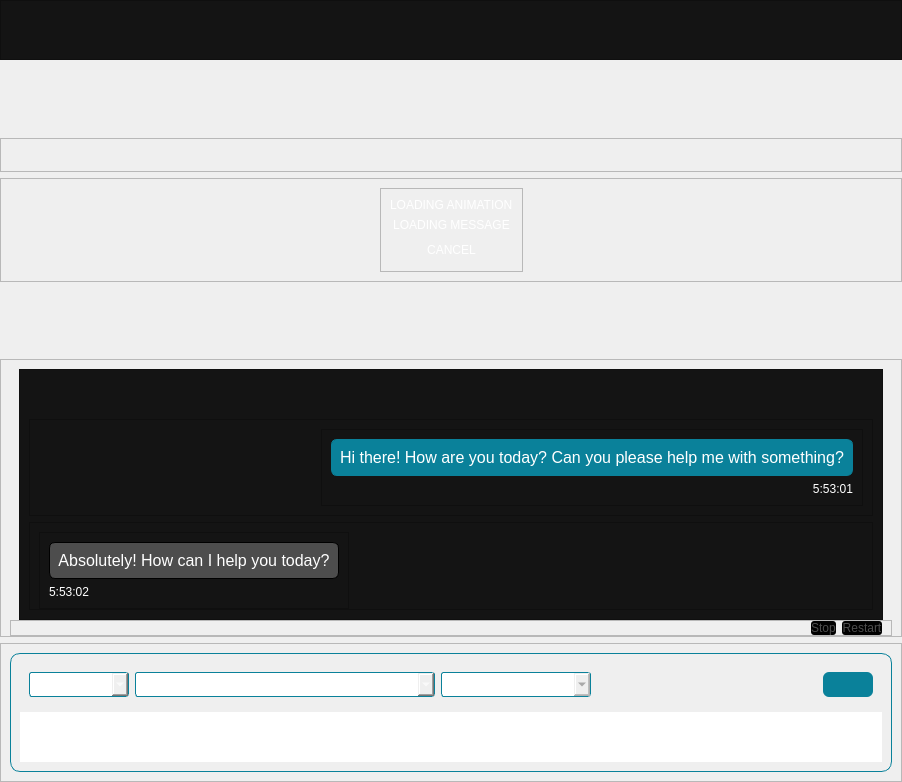
<?xml version="1.0" encoding="UTF-8"?>
<ui version="4.0">
 <class>Widget</class>
 <widget class="QWidget" name="Widget">
  <property name="geometry">
   <rect>
    <x>0</x>
    <y>0</y>
    <width>902</width>
    <height>782</height>
   </rect>
  </property>
  <property name="sizePolicy">
   <sizepolicy hsizetype="Preferred" vsizetype="Fixed">
    <horstretch>0</horstretch>
    <verstretch>0</verstretch>
   </sizepolicy>
  </property>
  <property name="minimumSize">
   <size>
    <width>750</width>
    <height>750</height>
   </size>
  </property>
  <property name="windowTitle">
   <string>Widget</string>
  </property>
  <property name="autoFillBackground">
   <bool>true</bool>
  </property>
  <property name="styleSheet">
   <string notr="true">color: rgb(0, 0, 0);</string>
  </property>
  <layout class="QVBoxLayout" name="mainLayout">
   <property name="leftMargin">
    <number>0</number>
   </property>
   <property name="topMargin">
    <number>0</number>
   </property>
   <property name="rightMargin">
    <number>0</number>
   </property>
   <property name="bottomMargin">
    <number>0</number>
   </property>
   <item>
    <widget class="QFrame" name="banner">
     <property name="minimumSize">
      <size>
       <width>0</width>
       <height>60</height>
      </size>
     </property>
     <property name="styleSheet">
      <string notr="true">background-color: rgb(20, 20, 20);</string>
     </property>
     <property name="frameShape">
      <enum>QFrame::StyledPanel</enum>
     </property>
     <property name="frameShadow">
      <enum>QFrame::Raised</enum>
     </property>
     <layout class="QHBoxLayout" name="horizontalLayout">
      <property name="leftMargin">
       <number>9</number>
      </property>
      <property name="topMargin">
       <number>9</number>
      </property>
      <property name="rightMargin">
       <number>0</number>
      </property>
      <property name="bottomMargin">
       <number>9</number>
      </property>
      <item>
       <widget class="QLabel" name="bannerImg">
        <property name="minimumSize">
         <size>
          <width>0</width>
          <height>0</height>
         </size>
        </property>
        <property name="maximumSize">
         <size>
          <width>164</width>
          <height>40</height>
         </size>
        </property>
        <property name="styleSheet">
         <string notr="true"/>
        </property>
        <property name="text">
         <string/>
        </property>
        <property name="pixmap">
         <pixmap resource="resource.qrc">:/img/banner.PNG</pixmap>
        </property>
        <property name="scaledContents">
         <bool>true</bool>
        </property>
       </widget>
      </item>
      <item>
       <spacer name="horizontalSpacer_2">
        <property name="orientation">
         <enum>Qt::Horizontal</enum>
        </property>
        <property name="sizeHint" stdset="0">
         <size>
          <width>40</width>
          <height>20</height>
         </size>
        </property>
       </spacer>
      </item>
     </layout>
    </widget>
   </item>
   <item>
    <spacer name="welcomeSpacerTop">
     <property name="orientation">
      <enum>Qt::Vertical</enum>
     </property>
     <property name="sizeType">
      <enum>QSizePolicy::Expanding</enum>
     </property>
     <property name="sizeHint" stdset="0">
      <size>
       <width>20</width>
       <height>40</height>
      </size>
     </property>
    </spacer>
   </item>
   <item>
    <widget class="QFrame" name="welcome">
     <property name="frameShape">
      <enum>QFrame::StyledPanel</enum>
     </property>
     <property name="frameShadow">
      <enum>QFrame::Raised</enum>
     </property>
     <layout class="QHBoxLayout" name="horizontalLayout_3">
      <item>
       <widget class="QLabel" name="welcomeImg">
        <property name="sizePolicy">
         <sizepolicy hsizetype="Maximum" vsizetype="Maximum">
          <horstretch>0</horstretch>
          <verstretch>0</verstretch>
         </sizepolicy>
        </property>
        <property name="maximumSize">
         <size>
          <width>417</width>
          <height>150</height>
         </size>
        </property>
        <property name="text">
         <string/>
        </property>
        <property name="pixmap">
         <pixmap resource="resource.qrc">:/img/welcome.png</pixmap>
        </property>
        <property name="scaledContents">
         <bool>true</bool>
        </property>
        <property name="alignment">
         <set>Qt::AlignCenter</set>
        </property>
       </widget>
      </item>
     </layout>
    </widget>
   </item>
   <item>
    <widget class="QFrame" name="loading">
     <property name="styleSheet">
      <string notr="true">color: rgb(255, 255, 255);</string>
     </property>
     <property name="frameShape">
      <enum>QFrame::StyledPanel</enum>
     </property>
     <property name="frameShadow">
      <enum>QFrame::Raised</enum>
     </property>
     <layout class="QHBoxLayout" name="horizontalLayout_6">
      <item>
       <spacer name="horizontalSpacer_5">
        <property name="orientation">
         <enum>Qt::Horizontal</enum>
        </property>
        <property name="sizeHint" stdset="0">
         <size>
          <width>40</width>
          <height>20</height>
         </size>
        </property>
       </spacer>
      </item>
      <item>
       <widget class="QFrame" name="frame_4">
        <property name="frameShape">
         <enum>QFrame::StyledPanel</enum>
        </property>
        <property name="frameShadow">
         <enum>QFrame::Raised</enum>
        </property>
        <layout class="QVBoxLayout" name="verticalLayout_3">
         <item>
          <widget class="QLabel" name="loadingGif">
           <property name="text">
            <string>LOADING ANIMATION</string>
           </property>
          </widget>
         </item>
         <item>
          <widget class="QLabel" name="loadingLabel">
           <property name="text">
            <string>LOADING MESSAGE</string>
           </property>
           <property name="alignment">
            <set>Qt::AlignCenter</set>
           </property>
          </widget>
         </item>
         <item>
          <widget class="QPushButton" name="cancel">
           <property name="minimumSize">
            <size>
             <width>0</width>
             <height>24</height>
            </size>
           </property>
           <property name="styleSheet">
            <string notr="true">QPushButton {
    border-radius: 3px;
}

QPushButton:hover {
    border-radius: 3px;
    font-weight: bold;
}
</string>
           </property>
           <property name="text">
            <string>CANCEL</string>
           </property>
          </widget>
         </item>
        </layout>
       </widget>
      </item>
      <item>
       <spacer name="horizontalSpacer_6">
        <property name="orientation">
         <enum>Qt::Horizontal</enum>
        </property>
        <property name="sizeHint" stdset="0">
         <size>
          <width>40</width>
          <height>20</height>
         </size>
        </property>
       </spacer>
      </item>
     </layout>
    </widget>
   </item>
   <item>
    <spacer name="welcomeSpacerBottom">
     <property name="orientation">
      <enum>Qt::Vertical</enum>
     </property>
     <property name="sizeHint" stdset="0">
      <size>
       <width>20</width>
       <height>40</height>
      </size>
     </property>
    </spacer>
   </item>
   <item>
    <widget class="QFrame" name="chat">
     <property name="minimumSize">
      <size>
       <width>0</width>
       <height>0</height>
      </size>
     </property>
     <property name="frameShape">
      <enum>QFrame::StyledPanel</enum>
     </property>
     <property name="frameShadow">
      <enum>QFrame::Raised</enum>
     </property>
     <layout class="QVBoxLayout" name="verticalLayout_5">
      <property name="spacing">
       <number>0</number>
      </property>
      <property name="bottomMargin">
       <number>0</number>
      </property>
      <item>
       <widget class="QScrollArea" name="scrollArea">
        <property name="styleSheet">
         <string notr="true">QScrollBar:vertical {
            border: none;
            background: #000000;
            width: 5px;
            margin: 0px 0px 0px 0px;
        }
        QScrollBar::handle:vertical {
            background: #555;
            min-height: 20px;
            border-radius: 2px;
        }
        QScrollBar::handle:vertical:hover {
            background: #0A819A;
        }
        QScrollBar::add-line:vertical, QScrollBar::sub-line:vertical {
            border: none;
            background: none;
        }
        QScrollBar::add-page:vertical, QScrollBar::sub-page:vertical {
            background: none;
        }</string>
        </property>
        <property name="frameShape">
         <enum>QFrame::NoFrame</enum>
        </property>
        <property name="widgetResizable">
         <bool>true</bool>
        </property>
        <widget class="QWidget" name="scrollAreaWidgetContents">
         <property name="geometry">
          <rect>
           <x>0</x>
           <y>0</y>
           <width>882</width>
           <height>230</height>
          </rect>
         </property>
         <layout class="QVBoxLayout" name="verticalLayout_6">
          <property name="topMargin">
           <number>0</number>
          </property>
          <property name="bottomMargin">
           <number>0</number>
          </property>
          <item>
           <widget class="QFrame" name="board">
            <property name="enabled">
             <bool>true</bool>
            </property>
            <property name="styleSheet">
             <string notr="true">background-color: rgb(20, 20, 20);</string>
            </property>
            <property name="frameShape">
             <enum>QFrame::StyledPanel</enum>
            </property>
            <property name="frameShadow">
             <enum>QFrame::Raised</enum>
            </property>
            <layout class="QVBoxLayout" name="boardLayout">
             <property name="bottomMargin">
              <number>9</number>
             </property>
             <item>
              <spacer name="verticalSpacer">
               <property name="orientation">
                <enum>Qt::Vertical</enum>
               </property>
               <property name="sizeHint" stdset="0">
                <size>
                 <width>20</width>
                 <height>40</height>
                </size>
               </property>
              </spacer>
             </item>
             <item>
              <widget class="QFrame" name="sampleCard_1">
               <property name="frameShape">
                <enum>QFrame::StyledPanel</enum>
               </property>
               <property name="frameShadow">
                <enum>QFrame::Raised</enum>
               </property>
               <layout class="QHBoxLayout" name="horizontalLayout_4">
                <item>
                 <spacer name="horizontalSpacer_3">
                  <property name="orientation">
                   <enum>Qt::Horizontal</enum>
                  </property>
                  <property name="sizeHint" stdset="0">
                   <size>
                    <width>40</width>
                    <height>20</height>
                   </size>
                  </property>
                 </spacer>
                </item>
                <item>
                 <widget class="QFrame" name="frame_6">
                  <property name="frameShape">
                   <enum>QFrame::StyledPanel</enum>
                  </property>
                  <property name="frameShadow">
                   <enum>QFrame::Raised</enum>
                  </property>
                  <layout class="QVBoxLayout" name="verticalLayout_7">
                   <item>
                    <widget class="QPushButton" name="pushButton_2">
                     <property name="minimumSize">
                      <size>
                       <width>0</width>
                       <height>0</height>
                      </size>
                     </property>
                     <property name="font">
                      <font>
                       <pointsize>12</pointsize>
                      </font>
                     </property>
                     <property name="styleSheet">
                      <string notr="true">border-radius: 6px;
border: 1px solid #0A819A;
background-color: #0A819A;
color: rgb(255, 255, 255);
padding: 8px 8px; </string>
                     </property>
                     <property name="text">
                      <string>Hi there! How are you today? Can you please help me with something?</string>
                     </property>
                    </widget>
                   </item>
                   <item>
                    <widget class="QLabel" name="label_3">
                     <property name="styleSheet">
                      <string notr="true">color: rgb(255, 255, 255);</string>
                     </property>
                     <property name="text">
                      <string>5:53:01</string>
                     </property>
                     <property name="alignment">
                      <set>Qt::AlignRight|Qt::AlignTrailing|Qt::AlignVCenter</set>
                     </property>
                    </widget>
                   </item>
                  </layout>
                 </widget>
                </item>
               </layout>
              </widget>
             </item>
             <item>
              <widget class="QFrame" name="sampleCard_2">
               <property name="frameShape">
                <enum>QFrame::StyledPanel</enum>
               </property>
               <property name="frameShadow">
                <enum>QFrame::Raised</enum>
               </property>
               <layout class="QHBoxLayout" name="horizontalLayout_5">
                <property name="bottomMargin">
                 <number>0</number>
                </property>
                <item>
                 <widget class="QFrame" name="frame_7">
                  <property name="frameShape">
                   <enum>QFrame::StyledPanel</enum>
                  </property>
                  <property name="frameShadow">
                   <enum>QFrame::Raised</enum>
                  </property>
                  <layout class="QVBoxLayout" name="verticalLayout_8">
                   <item>
                    <widget class="QPushButton" name="pushButton_4">
                     <property name="minimumSize">
                      <size>
                       <width>0</width>
                       <height>0</height>
                      </size>
                     </property>
                     <property name="font">
                      <font>
                       <pointsize>12</pointsize>
                      </font>
                     </property>
                     <property name="styleSheet">
                      <string notr="true">border-radius: 6px;
border: 1px solid rgb(0, 0, 0);
background-color:rgb(77, 77, 77);
color: rgb(255, 255, 255);
padding: 8px 8px; </string>
                     </property>
                     <property name="text">
                      <string>Absolutely! How can I help you today?</string>
                     </property>
                    </widget>
                   </item>
                   <item>
                    <widget class="QLabel" name="label_4">
                     <property name="styleSheet">
                      <string notr="true">color: rgb(255, 255, 255);</string>
                     </property>
                     <property name="text">
                      <string>5:53:02</string>
                     </property>
                     <property name="alignment">
                      <set>Qt::AlignLeading|Qt::AlignLeft|Qt::AlignVCenter</set>
                     </property>
                    </widget>
                   </item>
                  </layout>
                 </widget>
                </item>
                <item>
                 <spacer name="horizontalSpacer_4">
                  <property name="orientation">
                   <enum>Qt::Horizontal</enum>
                  </property>
                  <property name="sizeHint" stdset="0">
                   <size>
                    <width>40</width>
                    <height>20</height>
                   </size>
                  </property>
                 </spacer>
                </item>
               </layout>
              </widget>
             </item>
            </layout>
           </widget>
          </item>
         </layout>
        </widget>
       </widget>
      </item>
      <item>
       <widget class="QFrame" name="frame">
        <property name="styleSheet">
         <string notr="true"/>
        </property>
        <property name="frameShape">
         <enum>QFrame::StyledPanel</enum>
        </property>
        <property name="frameShadow">
         <enum>QFrame::Raised</enum>
        </property>
        <layout class="QHBoxLayout" name="horizontalLayout_7">
         <property name="topMargin">
          <number>0</number>
         </property>
         <property name="bottomMargin">
          <number>0</number>
         </property>
         <item>
          <spacer name="horizontalSpacer_7">
           <property name="orientation">
            <enum>Qt::Horizontal</enum>
           </property>
           <property name="sizeHint" stdset="0">
            <size>
             <width>40</width>
             <height>0</height>
            </size>
           </property>
          </spacer>
         </item>
         <item>
          <widget class="QPushButton" name="stop">
           <property name="enabled">
            <bool>true</bool>
           </property>
           <property name="maximumSize">
            <size>
             <width>16777215</width>
             <height>17</height>
            </size>
           </property>
           <property name="styleSheet">
            <string notr="true">QPushButton {
    border-radius: 3px;
    color: rgb(77, 77, 77);
    border-color: rgb(0, 0, 0); 
    background-color: rgb(0, 0, 0); 
    border-color: rgb(0, 0, 0); 
    qproperty-icon: url(&quot;:/img/stop.png&quot;);
}

QPushButton:hover {
    border-radius: 3px;
    color: rgb(255, 255, 255); 
    background-color: rgb(0, 0, 0);
    border-color: rgb(0, 0, 0); 
}
</string>
           </property>
           <property name="text">
            <string>Stop</string>
           </property>
           <property name="icon">
            <iconset resource="resource.qrc">
             <normaloff>:/img/stop.png</normaloff>:/img/stop.png</iconset>
           </property>
           <property name="iconSize">
            <size>
             <width>20</width>
             <height>11</height>
            </size>
           </property>
          </widget>
         </item>
         <item>
          <widget class="QPushButton" name="restart">
           <property name="maximumSize">
            <size>
             <width>16777215</width>
             <height>17</height>
            </size>
           </property>
           <property name="font">
            <font>
             <pointsize>9</pointsize>
            </font>
           </property>
           <property name="styleSheet">
            <string notr="true">QPushButton {
    border-radius: 3px;
    color: rgb(77, 77, 77);
    border-color: rgb(0, 0, 0); 
    background-color: rgb(0, 0, 0); 
    border-color: rgb(0, 0, 0); 
    qproperty-icon: url(&quot;:/img/refresh.png&quot;);
}

QPushButton:hover {
    border-radius: 3px;
    color: rgb(255, 255, 255); 
    background-color: rgb(0, 0, 0);
    border-color: rgb(0, 0, 0); 
}
</string>
           </property>
           <property name="text">
            <string>Restart</string>
           </property>
           <property name="icon">
            <iconset resource="resource.qrc">
             <normaloff>:/img/refresh.png</normaloff>:/img/refresh.png</iconset>
           </property>
           <property name="iconSize">
            <size>
             <width>16</width>
             <height>11</height>
            </size>
           </property>
           <property name="shortcut">
            <string/>
           </property>
           <property name="autoRepeatInterval">
            <number>98</number>
           </property>
          </widget>
         </item>
        </layout>
       </widget>
      </item>
     </layout>
    </widget>
   </item>
   <item>
    <widget class="QFrame" name="messaging">
     <property name="enabled">
      <bool>true</bool>
     </property>
     <property name="styleSheet">
      <string notr="true">QPushButton {
    border-radius: 3px;
    border: 1px solid #0A819A;
    background-color: #0A819A;
}

QPushButton:hover {
    background-color: #4AA9BD;
}

QPushButton:disabled {
    background-color: gray;
    border-color: gray;
}</string>
     </property>
     <property name="frameShape">
      <enum>QFrame::StyledPanel</enum>
     </property>
     <property name="frameShadow">
      <enum>QFrame::Raised</enum>
     </property>
     <layout class="QVBoxLayout" name="verticalLayout">
      <property name="topMargin">
       <number>9</number>
      </property>
      <item>
       <widget class="QFrame" name="frame_1">
        <property name="font">
         <font>
          <pointsize>12</pointsize>
         </font>
        </property>
        <property name="layoutDirection">
         <enum>Qt::LeftToRight</enum>
        </property>
        <property name="styleSheet">
         <string notr="true">border-radius: 10px;
border: 1px solid #0A819A;;
color: rgb(255, 255, 255);</string>
        </property>
        <property name="frameShape">
         <enum>QFrame::StyledPanel</enum>
        </property>
        <property name="frameShadow">
         <enum>QFrame::Raised</enum>
        </property>
        <layout class="QVBoxLayout" name="verticalLayout_2">
         <property name="topMargin">
          <number>0</number>
         </property>
         <item>
          <widget class="QFrame" name="frame_2">
           <property name="styleSheet">
            <string notr="true">border-radius: 0px;
border: 0px solid #0A819A;;
</string>
           </property>
           <property name="frameShape">
            <enum>QFrame::StyledPanel</enum>
           </property>
           <property name="frameShadow">
            <enum>QFrame::Raised</enum>
           </property>
           <layout class="QVBoxLayout" name="verticalLayout_4">
            <property name="leftMargin">
             <number>0</number>
            </property>
            <property name="rightMargin">
             <number>0</number>
            </property>
            <property name="bottomMargin">
             <number>0</number>
            </property>
            <item>
             <widget class="QFrame" name="frame_3">
              <property name="styleSheet">
               <string notr="true">border-radius: 1px;
border: 0px solid #0A819A;;
</string>
              </property>
              <property name="frameShape">
               <enum>QFrame::StyledPanel</enum>
              </property>
              <property name="frameShadow">
               <enum>QFrame::Raised</enum>
              </property>
              <layout class="QHBoxLayout" name="horizontalLayout_2">
               <item>
                <widget class="QComboBox" name="agent">
                 <property name="minimumSize">
                  <size>
                   <width>100</width>
                   <height>25</height>
                  </size>
                 </property>
                 <property name="font">
                  <font>
                   <pointsize>12</pointsize>
                  </font>
                 </property>
                 <property name="styleSheet">
                  <string notr="true">QComboBox {
                   border-radius: 3px;
                   border: 1px solid #0A819A;
                   color: white;
                  }
                  QComboBox:disabled {
                   color: gray;
                  }</string>
                 </property>
                </widget>
               </item>
               <item>
                <widget class="QComboBox" name="model">
                 <property name="minimumSize">
                  <size>
                   <width>300</width>
                   <height>25</height>
                  </size>
                 </property>
                 <property name="font">
                  <font>
                   <pointsize>12</pointsize>
                  </font>
                 </property>
                 <property name="styleSheet">
                  <string notr="true">QComboBox {
                   border-radius: 3px;
                   border: 1px solid #0A819A;
                   color: white;
                  }
                  QComboBox:disabled {
                   color: gray;
                  }</string>
                 </property>
                 <property name="placeholderText">
                  <string>As</string>
                 </property>
                </widget>
               </item>
               <item>
                <widget class="QComboBox" name="device">
                 <property name="enabled">
                  <bool>false</bool>
                 </property>
                 <property name="minimumSize">
                  <size>
                   <width>150</width>
                   <height>25</height>
                  </size>
                 </property>
                 <property name="font">
                  <font>
                   <pointsize>12</pointsize>
                  </font>
                 </property>
                 <property name="styleSheet">
                  <string notr="true">QComboBox {
                   border-radius: 3px;
                   border: 1px solid #0A819A;
                   color: white;
                  }
                  QComboBox:disabled {
                   color: gray;
                  }</string>
                 </property>
                 <property name="frame">
                  <bool>true</bool>
                 </property>
                </widget>
               </item>
               <item>
                <spacer name="horizontalSpacer">
                 <property name="orientation">
                  <enum>Qt::Horizontal</enum>
                 </property>
                 <property name="sizeHint" stdset="0">
                  <size>
                   <width>40</width>
                   <height>20</height>
                  </size>
                 </property>
                </spacer>
               </item>
               <item>
                <widget class="QPushButton" name="ask">
                 <property name="enabled">
                  <bool>true</bool>
                 </property>
                 <property name="minimumSize">
                  <size>
                   <width>50</width>
                   <height>25</height>
                  </size>
                 </property>
                 <property name="font">
                  <font>
                   <pointsize>12</pointsize>
                  </font>
                 </property>
                 <property name="styleSheet">
                  <string notr="true">border-radius: 6px;</string>
                 </property>
                 <property name="text">
                  <string/>
                 </property>
                 <property name="icon">
                  <iconset resource="resource.qrc">
                   <normaloff>:/img/send.png</normaloff>:/img/send.png</iconset>
                 </property>
                </widget>
               </item>
              </layout>
             </widget>
            </item>
            <item>
             <widget class="QTextEdit" name="prompt">
              <property name="enabled">
               <bool>true</bool>
              </property>
              <property name="sizePolicy">
               <sizepolicy hsizetype="Expanding" vsizetype="Maximum">
                <horstretch>0</horstretch>
                <verstretch>0</verstretch>
               </sizepolicy>
              </property>
              <property name="maximumSize">
               <size>
                <width>16777215</width>
                <height>50</height>
               </size>
              </property>
              <property name="font">
               <font>
                <pointsize>12</pointsize>
               </font>
              </property>
              <property name="html">
               <string>&lt;!DOCTYPE HTML PUBLIC &quot;-//W3C//DTD HTML 4.0//EN&quot; &quot;http://www.w3.org/TR/REC-html40/strict.dtd&quot;&gt;
&lt;html&gt;&lt;head&gt;&lt;meta name=&quot;qrichtext&quot; content=&quot;1&quot; /&gt;&lt;meta charset=&quot;utf-8&quot; /&gt;&lt;style type=&quot;text/css&quot;&gt;
p, li { white-space: pre-wrap; }
hr { height: 1px; border-width: 0; }
li.unchecked::marker { content: &quot;\2610&quot;; }
li.checked::marker { content: &quot;\2612&quot;; }
&lt;/style&gt;&lt;/head&gt;&lt;body style=&quot; font-family:'Segoe UI'; font-size:12pt; font-weight:400; font-style:normal;&quot;&gt;
&lt;p style=&quot;-qt-paragraph-type:empty; margin-top:0px; margin-bottom:0px; margin-left:0px; margin-right:0px; -qt-block-indent:0; text-indent:0px;&quot;&gt;&lt;br /&gt;&lt;/p&gt;&lt;/body&gt;&lt;/html&gt;</string>
              </property>
              <property name="placeholderText">
               <string>Ask anything, anytime...</string>
              </property>
             </widget>
            </item>
           </layout>
          </widget>
         </item>
        </layout>
       </widget>
      </item>
     </layout>
    </widget>
   </item>
  </layout>
 </widget>
 <resources>
  <include location="resource.qrc"/>
  <include location="resource.qrc"/>
 </resources>
 <connections/>
</ui>
